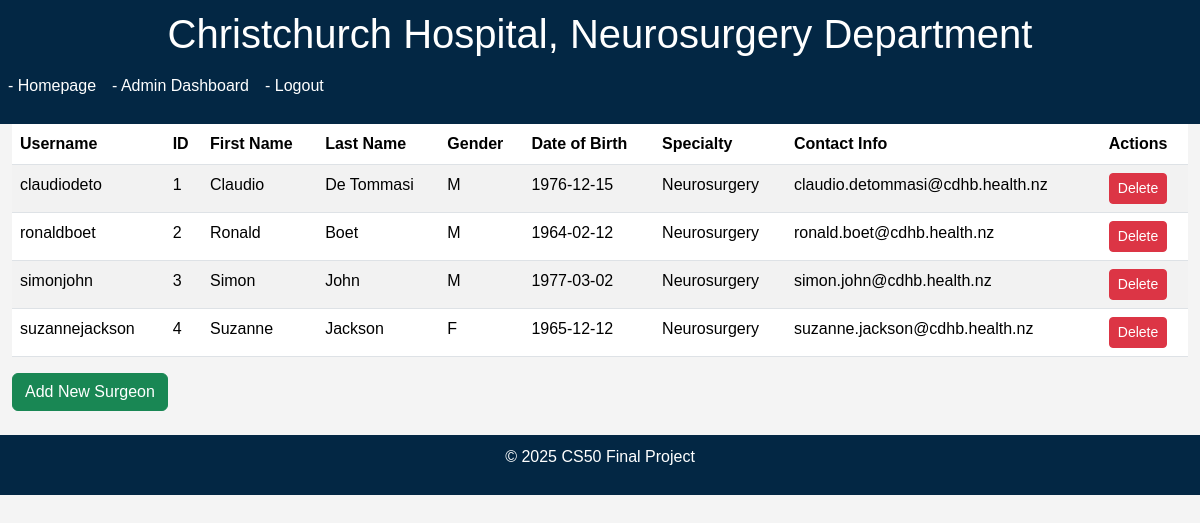
The page /surgeons_list (signed in) on the database as committed earlier.
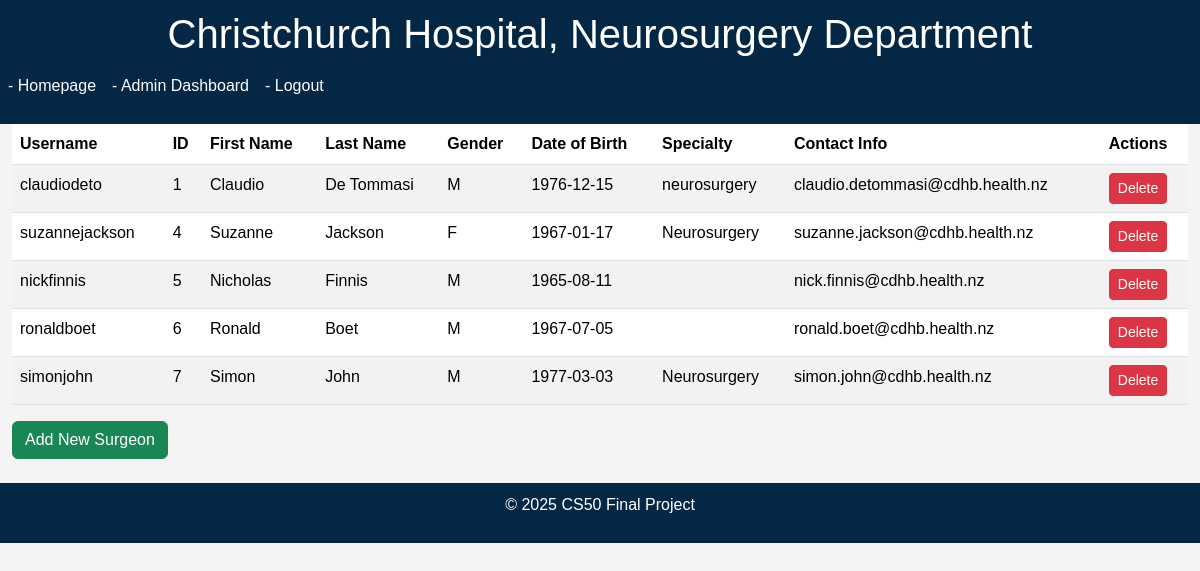
The same page on the database as committed later.
### models.py (models this page shows)
class Surgeon(db.Model):
    id = db.Column(db.Integer, primary_key=True)
    username = db.Column(db.String(50), unique=True, nullable=True)
    password_hash = db.Column(db.String(255), nullable=True)
    first_name = db.Column(db.String(100), nullable=False)
    last_name = db.Column(db.String(100), nullable=False)
    surgeon_code = db.Column(db.String(20), unique=True, nullable=True)
    gender = db.Column(db.String(1))
    date_of_birth = db.Column(db.Date)
    contact_info = db.Column(db.String(100))
    specialty = db.Column(db.String(100))
    needs_password = db.Column(db.Boolean, default=True)

### app.py (the view)
@app.route("/surgeons_list")
@admin_required
def surgeons_list():
    surgeons = Surgeon.query.all()
    return render_template("surgeons_list.html", surgeons=surgeons)

### helpers.py (called while the page is built)
def admin_required(f):
    @wraps(f)
    def decorated_function(*args, **kwargs):
        if not session.get("is_admin"):
            return redirect("/admin_login")
        return f(*args, **kwargs)
    return decorated_function

### templates/surgeons_list.html (shortened to what this page needs)
{% extends "layout.html" %}
{% block content %}
<div class="container-fluid">
    <div class="col">
        <table class="table table-striped">
            <thead>
                <tr>
                    <th>Username</th>
                    <th>ID</th>
                    <th>First Name</th>
                    <th>Last Name</th>
                    <th>Gender</th>
                    <th>Date of Birth</th>
                    <th>Specialty</th>
                    <th>Contact Info</th>
                    <th>Actions</th>
                </tr>
            </thead>
            <tbody>
                {% for surgeon in surgeons %}
                <tr>
                    <td>{{ surgeon.username }}</td>
                    <td>{{ surgeon.id }}</td>
                    <td>{{ surgeon.first_name }}</td>
                    <td>{{ surgeon.last_name }}</td>
                    <td>{{ surgeon.gender }}</td>
                    <td>{{ surgeon.date_of_birth }}</td>
                    <td>{{ surgeon.specialty }}</td>
                    <td>{{ surgeon.contact_info }}</td>
                    <td>
                        <form action="/delete_surgeon/{{ surgeon.id }}" method="post" onsubmit="return confirm('Are you sure you want to delete this surgeon?');">
                            <button type="submit" class="btn btn-danger btn-sm">Delete</button>
                        </form>
                    </td>
                </tr>
                {% endfor %}
            </tbody>
        </table>
        <a href="/add_surgeon" class="btn btn-success mb-4">Add New Surgeon</a>
    </div>
</div>
{% endblock %}

Rows that differ between the two databases and show on the page:
removed Surgeon: username "ronaldboet", id "2", first_name "Ronald", last_name "Boet", gender "M", date_of_birth "1964-02-12", specialty "Neurosurgery", contact_info "ronald.boet@cdhb.health.nz"
removed Surgeon: username "simonjohn", id "3", first_name "Simon", last_name "John", gender "M", date_of_birth "1977-03-02", specialty "Neurosurgery", contact_info "simon.john@cdhb.health.nz"
changed Surgeon "claudiodeto": specialty "Neurosurgery" → "neurosurgery"
changed Surgeon "suzannejackson": date_of_birth "1965-12-12" → "1967-01-17"
added Surgeon: username "nickfinnis", id "5", first_name "Nicholas", last_name "Finnis", gender "M", date_of_birth "1965-08-11", contact_info "nick.finnis@cdhb.health.nz"
added Surgeon: username "ronaldboet", id "6", first_name "Ronald", last_name "Boet", gender "M", date_of_birth "1967-07-05", contact_info "ronald.boet@cdhb.health.nz"
added Surgeon: username "simonjohn", id "7", first_name "Simon", last_name "John", gender "M", date_of_birth "1977-03-03", specialty "Neurosurgery", contact_info "simon.john@cdhb.health.nz"
